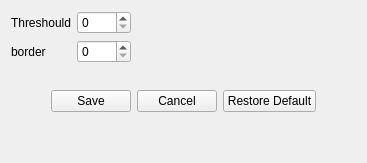
               <widget class="QWidget" name="settingpage_algorithm_tab">
                <attribute name="title">
                 <string>Algorithm</string>
                </attribute>
                <layout class="QVBoxLayout" name="verticalLayout_25">
                 <item>
                  <layout class="QGridLayout" name="gridLayout_19">
                   <property name="leftMargin">
                    <number>0</number>
                   </property>
                   <property name="rightMargin">
                    <number>0</number>
                   </property>
                   <property name="bottomMargin">
                    <number>0</number>
                   </property>
                   <item row="1" column="1">
                    <widget class="QSpinBox" name="settingpage_algorithm_border_spinbox">
                     <property name="maximum">
                      <number>1000</number>
                     </property>
                    </widget>
                   </item>
                   <item row="1" column="0">
                    <widget class="QLabel" name="label_24">
                     <property name="text">
                      <string>border</string>
                     </property>
                    </widget>
                   </item>
                   <item row="0" column="1">
                    <widget class="QSpinBox" name="settingpage_algorithm_threshould_spinbox">
                     <property name="maximum">
                      <number>255</number>
                     </property>
                    </widget>
                   </item>
                   <item row="0" column="0">
                    <widget class="QLabel" name="label_22">
                     <property name="text">
                      <string>Threshould</string>
                     </property>
                    </widget>
                   </item>
                   <item row="0" column="2">
                    <spacer name="horizontalSpacer_16">
                     <property name="orientation">
                      <enum>Qt::Horizontal</enum>
                     </property>
                     <property name="sizeHint" stdset="0">
                      <size>
                       <width>40</width>
                       <height>20</height>
                      </size>
                     </property>
                    </spacer>
                   </item>
                  </layout>
                 </item>
                 <item>
                  <layout class="QHBoxLayout" name="horizontalLayout_44">
                   <property name="topMargin">
                    <number>21</number>
                   </property>
                   <item>
                    <spacer name="horizontalSpacer_78">
                     <property name="orientation">
                      <enum>Qt::Horizontal</enum>
                     </property>
                     <property name="sizeHint" stdset="0">
                      <size>
                       <width>40</width>
                       <height>20</height>
                      </size>
                     </property>
                    </spacer>
                   </item>
                   <item>
                    <widget class="QPushButton" name="settingpage_algorithm_save_btn">
                     <property name="text">
                      <string>Save</string>
                     </property>
                     <property name="shortcut">
                      <string>Ctrl+S</string>
                     </property>
                    </widget>
                   </item>
                   <item>
                    <widget class="QPushButton" name="settingpage_algorithm_cancel_btn">
                     <property name="text">
                      <string>Cancel</string>
                     </property>
                    </widget>
                   </item>
                   <item>
                    <widget class="QPushButton" name="settingpage_algorithm_restor_default_btn">
                     <property name="text">
                      <string>Restore Default</string>
                     </property>
                    </widget>
                   </item>
                   <item>
                    <spacer name="horizontalSpacer_77">
                     <property name="orientation">
                      <enum>Qt::Horizontal</enum>
                     </property>
                     <property name="sizeHint" stdset="0">
                      <size>
                       <width>40</width>
                       <height>20</height>
                      </size>
                     </property>
                    </spacer>
                   </item>
                  </layout>
                 </item>
                 <item>
                  <spacer name="verticalSpacer_6">
                   <property name="orientation">
                    <enum>Qt::Vertical</enum>
                   </property>
                   <property name="sizeHint" stdset="0">
                    <size>
                     <width>20</width>
                     <height>40</height>
                    </size>
                   </property>
                  </spacer>
                 </item>
                </layout>
               </widget>
